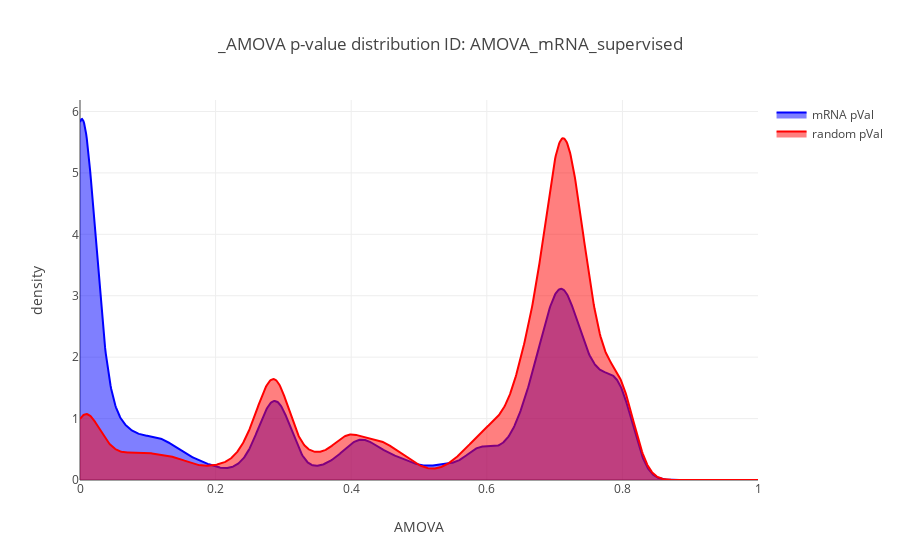

Notebook source saved alongside this figure:
### Markdown cell above
Finally we extract the *p*-value of every AMOVA statistic calculated at mRNA loci and of those extracted at random sites.

### Code cell
X_plot = np.linspace(0, 1, 1000)

kde = KernelDensity(kernel='gaussian', bandwidth=0.02).fit(np.array(Dist).reshape(-1,1))

log_dens = kde.score_samples(X_plot.reshape(-1,1))

fig_roost_dens= [go.Scatter(x=X_plot, y=np.exp(log_dens), 
                            mode='lines', fill='tozeroy', name= 'mRNA pVal',
                            line=dict(color='blue', width=2))]
##

X_plot = np.linspace(0, 1, 1000)

kde = KernelDensity(kernel='gaussian', bandwidth=0.02).fit(np.array(kde_pval).reshape(-1,1))

log_dens = kde.score_samples(X_plot.reshape(-1,1))

fig_roost_dens.append(go.Scatter(x=X_plot, y=np.exp(log_dens), 
                            mode='lines', fill='tozeroy', name= 'random pVal',
                            line=dict(color='red', width=2)))



layout= go.Layout(
    title= '{} p-value distribution ID: {}'.format(amova_suf,ID),
    yaxis= dict(
        title= 'density'
    ),
    xaxis= dict(
        title= 'AMOVA'
    )
)

fig = go.Figure(data=fig_roost_dens, layout= layout)
iplot(fig)

### Figure 1 — Plotly figure (JSON) as saved in the notebook; plotly's stock layout.template omitted (floating-point values rounded to 4 significant figures; data arrays with more than 128 entries replaced by an {"elided": "..."} marker saying what was removed)
{"data": [{"fill": "tozeroy", "line": {"color": "blue", "width": 2}, "mode": "lines", "name": "mRNA pVal", "type": "scatter", "uid": "cd4712ff-2885-4dda-8129-4fbd59b6ccce", "x": {"elided": "1000 float values"}, "y": {"elided": "1000 float values"}}, {"fill": "tozeroy", "line": {"color": "red", "width": 2}, "mode": "lines", "name": "random pVal", "type": "scatter", "uid": "3b3198a7-1078-4dc5-96d7-069b81873513", "x": {"elided": "1000 float values"}, "y": {"elided": "1000 float values"}}], "layout": {"title": "_AMOVA p-value distribution ID: AMOVA_mRNA_supervised", "xaxis": {"title": "AMOVA"}, "yaxis": {"title": "density"}}}
